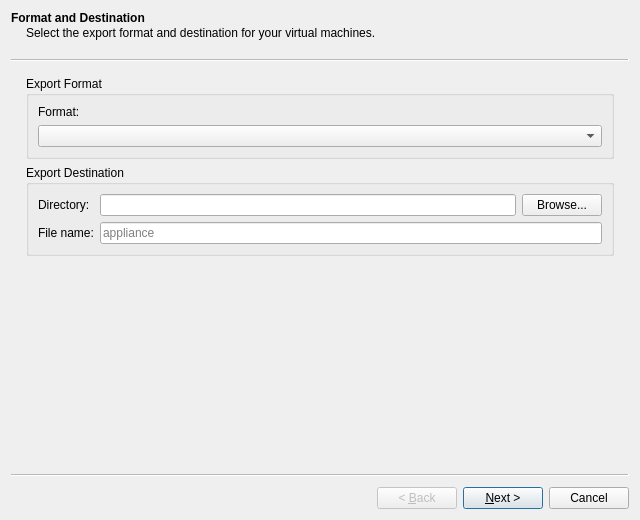
<?xml version="1.0" encoding="UTF-8"?>
<ui version="4.0">
 <class>ExportWizard</class>
 <widget class="QWizard" name="ExportWizard">
  <property name="geometry">
   <rect>
    <x>0</x>
    <y>0</y>
    <width>640</width>
    <height>520</height>
   </rect>
  </property>
  <property name="windowTitle">
   <string>Export Virtual Appliance</string>
  </property>
  <property name="modal">
   <bool>true</bool>
  </property>

  <!-- ══ Page 0: Format and Destination ═══════════════════════════════════ -->
  <widget class="QWizardPage" name="pageFormat">
   <property name="title">
    <string>Format and Destination</string>
   </property>
   <property name="subTitle">
    <string>Select the export format and destination for your virtual machines.</string>
   </property>
   <layout class="QVBoxLayout" name="formatPageLayout">
    <item>
     <widget class="QGroupBox" name="formatGroup">
      <property name="title">
       <string>Export Format</string>
      </property>
      <layout class="QVBoxLayout" name="formatGroupLayout">
       <item>
        <widget class="QLabel" name="formatLabel">
         <property name="text">
          <string>Format:</string>
         </property>
        </widget>
       </item>
       <item>
        <widget class="QComboBox" name="formatComboBox"/>
       </item>
      </layout>
     </widget>
    </item>
    <item>
     <widget class="QGroupBox" name="destinationGroup">
      <property name="title">
       <string>Export Destination</string>
      </property>
      <layout class="QFormLayout" name="destinationFormLayout">
       <item row="0" column="0">
        <widget class="QLabel" name="directoryLabel">
         <property name="text">
          <string>Directory:</string>
         </property>
        </widget>
       </item>
       <item row="0" column="1">
        <layout class="QHBoxLayout" name="directoryRowLayout">
         <item>
          <widget class="QLineEdit" name="directoryLineEdit"/>
         </item>
         <item>
          <widget class="QPushButton" name="directoryBrowseButton">
           <property name="text">
            <string>Browse...</string>
           </property>
          </widget>
         </item>
        </layout>
       </item>
       <item row="1" column="0">
        <widget class="QLabel" name="fileNameLabel">
         <property name="text">
          <string>File name:</string>
         </property>
        </widget>
       </item>
       <item row="1" column="1">
        <widget class="QLineEdit" name="fileNameLineEdit">
         <property name="placeholderText">
          <string>appliance</string>
         </property>
        </widget>
       </item>
      </layout>
     </widget>
    </item>
    <item>
     <spacer name="formatPageSpacer">
      <property name="orientation">
       <enum>Qt::Vertical</enum>
      </property>
     </spacer>
    </item>
   </layout>
  </widget>

  <!-- ══ Page 1: Virtual Machines ═════════════════════════════════════════ -->
  <widget class="QWizardPage" name="pageVMs">
   <property name="title">
    <string>Virtual Machines</string>
   </property>
   <property name="subTitle">
    <string>Select the virtual machines to export.</string>
   </property>
   <layout class="QVBoxLayout" name="vmsPageLayout">
    <item>
     <widget class="QLabel" name="vmInstructionLabel">
      <property name="text">
       <string>Select the virtual machines you want to export:</string>
      </property>
     </widget>
    </item>
    <item>
     <widget class="QListWidget" name="vmListWidget">
      <property name="selectionMode">
       <enum>QAbstractItemView::NoSelection</enum>
      </property>
     </widget>
    </item>
    <item>
     <layout class="QHBoxLayout" name="vmButtonLayout">
      <item>
       <widget class="QPushButton" name="selectAllButton">
        <property name="text">
         <string>Select All</string>
        </property>
       </widget>
      </item>
      <item>
       <widget class="QPushButton" name="deselectAllButton">
        <property name="text">
         <string>Deselect All</string>
        </property>
       </widget>
      </item>
      <item>
       <spacer name="vmButtonSpacer">
        <property name="orientation">
         <enum>Qt::Horizontal</enum>
        </property>
       </spacer>
      </item>
     </layout>
    </item>
   </layout>
  </widget>

  <!-- ══ Page 2: Export Options ════════════════════════════════════════════ -->
  <widget class="QWizardPage" name="pageOptions">
   <property name="title">
    <string>Export Options</string>
   </property>
   <property name="subTitle">
    <string>Configure additional export options.</string>
   </property>
   <layout class="QVBoxLayout" name="optionsPageLayout">
    <item>
     <widget class="QGroupBox" name="ovfGroup">
      <property name="title">
       <string>OVF Options</string>
      </property>
      <property name="visible">
       <bool>false</bool>
      </property>
      <layout class="QVBoxLayout" name="ovfGroupLayout">
       <item>
        <widget class="QCheckBox" name="createManifestCheckBox">
         <property name="text">
          <string>Create manifest</string>
         </property>
         <property name="toolTip">
          <string>Create a manifest file (.mf) to verify package integrity</string>
         </property>
         <property name="checked">
          <bool>true</bool>
         </property>
        </widget>
       </item>
       <item>
        <widget class="QCheckBox" name="signApplianceCheckBox">
         <property name="text">
          <string>Sign appliance</string>
         </property>
         <property name="toolTip">
          <string>Digitally sign the appliance for verification</string>
         </property>
        </widget>
       </item>
       <item>
        <widget class="QWidget" name="certWidget">
         <property name="visible">
          <bool>false</bool>
         </property>
         <layout class="QVBoxLayout" name="certWidgetLayout">
          <property name="margin">
           <number>0</number>
          </property>
          <item>
           <layout class="QHBoxLayout" name="certPathLayout">
            <item>
             <widget class="QLabel" name="certPathLabel">
              <property name="text">
               <string>Certificate file:</string>
              </property>
              <property name="minimumSize">
               <size>
                <width>120</width>
                <height>0</height>
               </size>
              </property>
             </widget>
            </item>
            <item>
             <widget class="QLineEdit" name="certPathLineEdit">
              <property name="placeholderText">
               <string>Path to .pem or .pfx certificate</string>
              </property>
             </widget>
            </item>
            <item>
             <widget class="QPushButton" name="certBrowseButton">
              <property name="text">
               <string>Browse...</string>
              </property>
             </widget>
            </item>
           </layout>
          </item>
          <item>
           <layout class="QHBoxLayout" name="certPasswordLayout">
            <item>
             <widget class="QLabel" name="certPasswordLabel">
              <property name="text">
               <string>Password:</string>
              </property>
              <property name="minimumSize">
               <size>
                <width>120</width>
                <height>0</height>
               </size>
              </property>
             </widget>
            </item>
            <item>
             <widget class="QLineEdit" name="certPasswordLineEdit">
              <property name="echoMode">
               <enum>QLineEdit::Password</enum>
              </property>
              <property name="placeholderText">
               <string>Certificate password (if any)</string>
              </property>
             </widget>
            </item>
           </layout>
          </item>
         </layout>
        </widget>
       </item>
       <item>
        <widget class="QCheckBox" name="createOVACheckBox">
         <property name="text">
          <string>Create OVA package</string>
         </property>
         <property name="toolTip">
          <string>Package all files into a single OVA file</string>
         </property>
        </widget>
       </item>
       <item>
        <widget class="QCheckBox" name="compressOVFCheckBox">
         <property name="text">
          <string>Compress OVF files</string>
         </property>
         <property name="toolTip">
          <string>Compress the OVF files to reduce size</string>
         </property>
         <property name="checked">
          <bool>true</bool>
         </property>
        </widget>
       </item>
      </layout>
     </widget>
    </item>
    <item>
     <widget class="QGroupBox" name="generalGroup">
      <property name="title">
       <string>General Options</string>
      </property>
      <layout class="QVBoxLayout" name="generalGroupLayout">
       <item>
        <widget class="QCheckBox" name="verifyExportCheckBox">
         <property name="text">
          <string>Verify export on completion</string>
         </property>
         <property name="toolTip">
          <string>Verify the exported files after completion</string>
         </property>
         <property name="checked">
          <bool>true</bool>
         </property>
        </widget>
       </item>
      </layout>
     </widget>
    </item>
    <item>
     <spacer name="optionsPageSpacer">
      <property name="orientation">
       <enum>Qt::Vertical</enum>
      </property>
     </spacer>
    </item>
   </layout>
  </widget>

  <!-- ══ Page 3: Summary (Finish) ══════════════════════════════════════════ -->
  <widget class="QWizardPage" name="pageFinish">
   <property name="title">
    <string>Summary</string>
   </property>
   <property name="subTitle">
    <string>Review your export settings.</string>
   </property>
   <layout class="QVBoxLayout" name="finishPageLayout">
    <item>
     <widget class="QLabel" name="summaryReviewLabel">
      <property name="text">
       <string>Please review the settings below and click Finish to start the export:</string>
      </property>
     </widget>
    </item>
    <item>
     <widget class="QPlainTextEdit" name="summaryTextEdit">
      <property name="readOnly">
       <bool>true</bool>
      </property>
     </widget>
    </item>
   </layout>
  </widget>

 </widget>
 <resources/>
 <connections/>
</ui>
